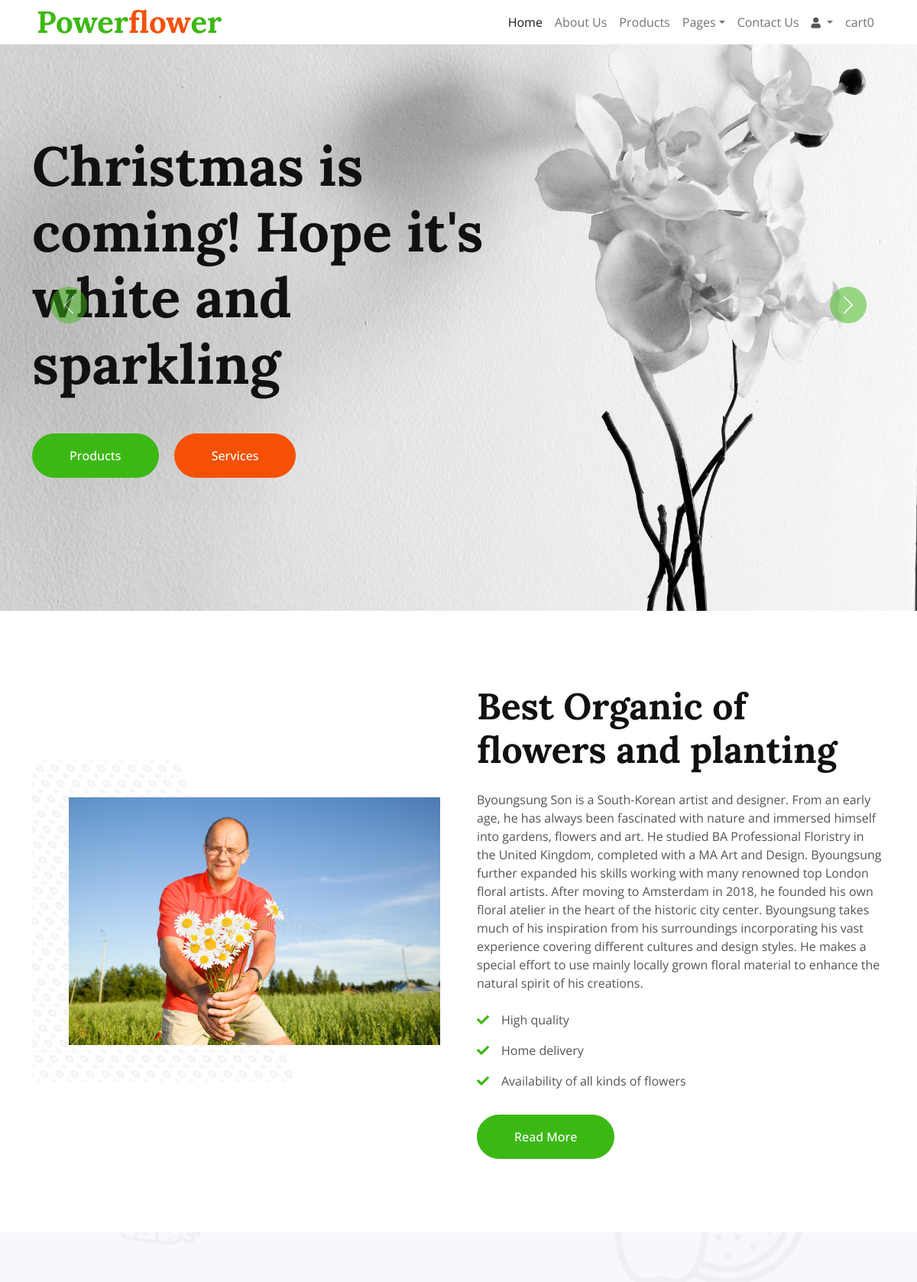
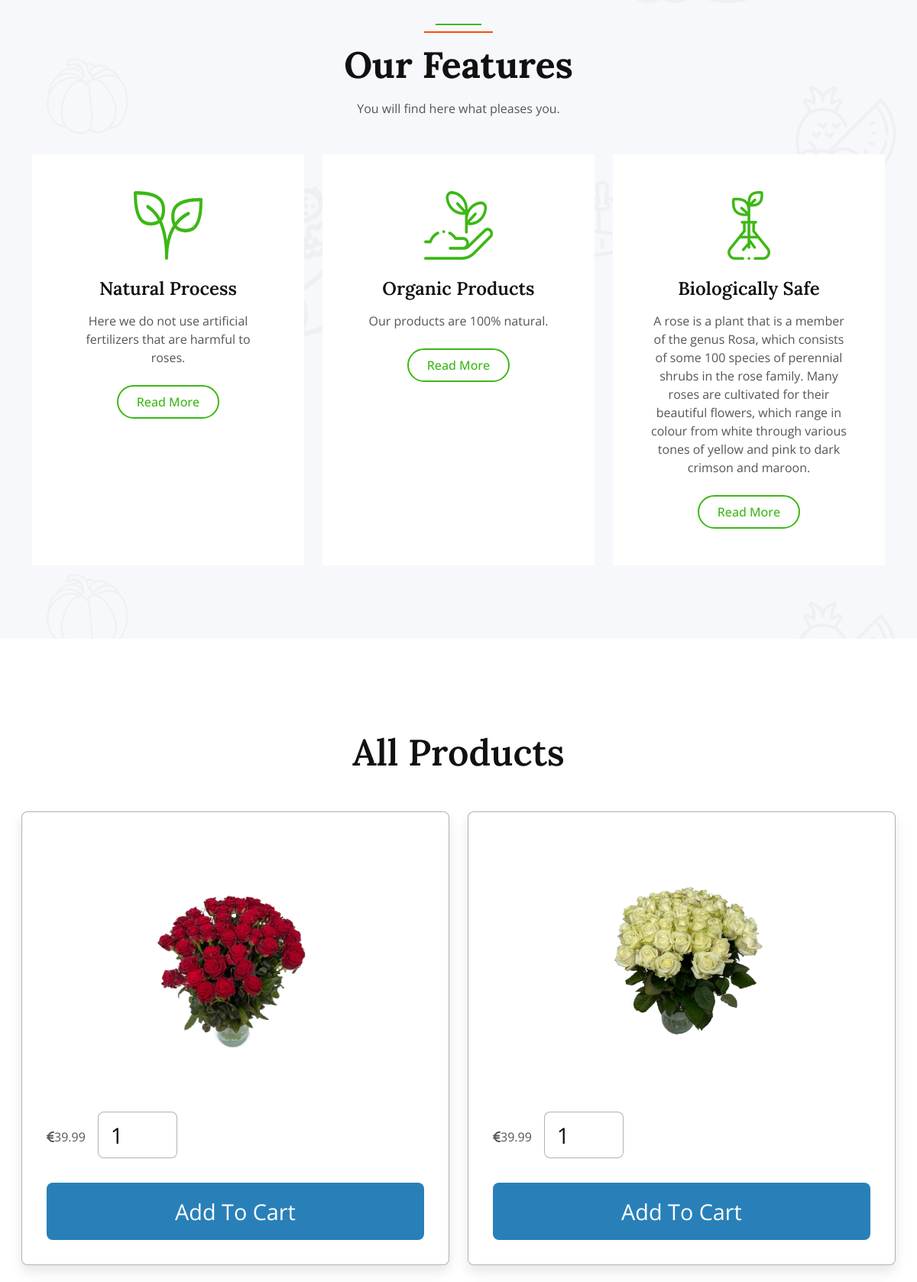
The page / (upper part) on the database its author committed (2 pictures, top to bottom).
### tables this page shows
CREATE TABLE `postproducer` (
  `id` int(11) NOT NULL,
  `FlowerBrand` int(11) NOT NULL,
  `BrandName` varchar(120) NOT NULL,
  `FlowerOverview` longtext NOT NULL,
  `Price` decimal(10,2) NOT NULL,
  `aantal` int(11) NOT NULL,
  `Vimage1` varchar(120) NOT NULL DEFAULT '',
  `UpdationDate` timestamp NULL DEFAULT NULL ON UPDATE current_timestamp()
);

### index.php (the view, shortened to what this page needs)
<?php
include('includes/config.php');
?>
<!DOCTYPE html>
<html lang="en">
<head>
    <link rel="stylesheet" href="https://cdnjs.cloudflare.com/ajax/libs/font-awesome/6.2.1/css/all.min.css" />
    <link href="https://cdnjs.cloudflare.com/ajax/libs/font-awesome/5.10.0/css/all.min.css" rel="stylesheet">
    <link href="https://cdn.jsdelivr.net/npm/bootstrap-icons@1.4.1/font/bootstrap-icons.css" rel="stylesheet">
    <link href="assets/lib/animate/animate.min.css" rel="stylesheet">
    <link href="assets/lib/owlcarousel/assets/owl.carousel.min.css" rel="stylesheet">
    <link href="assets/css/bootstrap.min.css" rel="stylesheet">
    <link href="./assets/css/style.css" rel="stylesheet">
</head>
<body>
        <?php include('includes/header.php'); ?>
    <div class="container-fluid p-0 mb-5 wow fadeIn" data-wow-delay="0.1s">
        <div id="header-carousel" class="carousel slide" data-bs-ride="carousel">
            <div class="carousel-inner">
                <div class="carousel-item active">
                    <img class="w-100" src="assets/img/carousel-1.jpg" alt="Image">
                    <div class="carousel-caption">
                        <div class="container">
                            <div class="row justify-content-start">
                                <div class="col-lg-7">
                                    <h1 class="display-2 mb-5 animated slideInDown">Christmas
                                        is coming!
                                        Hope it's white
                                        and sparkling</h1>
                                    <a href="product.php" class="btn btn-primary rounded-pill py-sm-3 px-sm-5">Products</a>
                                    <a href="" class="btn btn-secondary rounded-pill py-sm-3 px-sm-5 ms-3">Services</a>
                                </div>
                            </div>
                        </div>
                    </div>
                </div>
            </div>
            <button class="carousel-control-prev" type="button" data-bs-target="#header-carousel"
                data-bs-slide="prev">
                <span class="carousel-control-prev-icon" aria-hidden="true"></span>
            </button>
            <button class="carousel-control-next" type="button" data-bs-target="#header-carousel"
                data-bs-slide="next">
                <span class="carousel-control-next-icon" aria-hidden="true"></span>
            </button>
        </div>
    </div>
    <div class="container-xxl py-5">
        <div class="container">
            <div class="row g-5 align-items-center">
                <div class="col-lg-6 wow fadeIn" data-wow-delay="0.1s">
                    <div class="about-img position-relative overflow-hidden p-5 pe-0">
                        <img class="img-fluid w-100" src="assets/img/about.jpg" alt="">
                    </div>
                </div>
                <div class="col-lg-6 wow fadeIn" data-wow-delay="0.5s">
                    <h1 class="display-5 mb-4">Best Organic of flowers and planting</h1>
                    <p class="mb-4">Byoungsung Son is a South-Korean artist and designer. From an early age, he has always been fascinated with nature and immersed himself into gardens, flowers  and art. He studied BA Professional Floristry in the United Kingdom, completed with a MA Art and Design. Byoungsung further expanded his skills working with many renowned top London floral artists.
                        After moving to Amsterdam in 2018,  he founded his own floral atelier in the heart of the historic city center.
                        Byoungsung takes much of his inspiration from his surroundings incorporating his vast experience covering different cultures  and design styles.  He makes a special effort to use mainly locally grown floral material to enhance the natural spirit of his creations.</p>
                    <p><i class="fa fa-check text-primary me-3"></i>High quality</p>
                    <p><i class="fa fa-check text-primary me-3"></i>Home delivery</p>
                    <p><i class="fa fa-check text-primary me-3"></i>Availability of all kinds of flowers</p>
                    <a class="btn btn-primary rounded-pill py-3 px-5 mt-3" href="">Read More</a>
                </div>
            </div>
        </div>
    </div>
    <div class="container-fluid bg-light bg-icon my-5 py-6">
        <div class="container">
            <div class="section-header text-center mx-auto mb-5 wow fadeInUp" data-wow-delay="0.1s" style="max-width: 500px;">
                <h1 class="display-5 mb-3">Our Features</h1>
                <p>You will find here what pleases you.</p>
            </div>
            <div class="row g-4">
                <div class="col-lg-4 col-md-6 wow fadeInUp" data-wow-delay="0.1s">
                    <div class="bg-white text-center h-100 p-4 p-xl-5">
                        <img class="img-fluid mb-4" src="assets/img/icon-1.png" alt="">
                        <h4 class="mb-3">Natural Process</h4>
                        <p class="mb-4">Here we do not use artificial fertilizers that are harmful to roses.</p>
                        <a class="btn btn-outline-primary border-2 py-2 px-4 rounded-pill" href="">Read More</a>
                    </div>
                </div>
                <div class="col-lg-4 col-md-6 wow fadeInUp" data-wow-delay="0.3s">
                    <div class="bg-white text-center h-100 p-4 p-xl-5">
                        <img class="img-fluid mb-4" src="assets/img/icon-2.png" alt="">
                        <h4 class="mb-3">Organic Products</h4>
                        <p class="mb-4">Our products are 100% natural.</p>
                        <a class="btn btn-outline-primary border-2 py-2 px-4 rounded-pill" href="">Read More</a>
                    </div>
                </div>
                <div class="col-lg-4 col-md-6 wow fadeInUp" data-wow-delay="0.5s">
                    <div class="bg-white text-center h-100 p-4 p-xl-5">
                        <img class="img-fluid mb-4" src="assets/img/icon-3.png" alt="">
                        <h4 class="mb-3">Biologically Safe</h4>
                        <p class="mb-4">A rose is a plant that is a member of the genus Rosa, which consists of some 100 species of perennial shrubs in the rose family. Many roses are cultivated for their beautiful flowers, which range in colour from white through various tones of yellow and pink to dark crimson and maroon.</p>
                        <a class="btn btn-outline-primary border-2 py-2 px-4 rounded-pill" href="">Read More</a>
                    </div>
                </div>
            </div>
        </div>
    </div>
    <section class="products">
        <h1 class="heading">all products</h1>
        <div class="box-container">
            <?php
            $select_products = $dbh->prepare("SELECT * FROM postproducer");
            $select_products->execute();
            if($select_products->rowCount() > 0){
                while($fetch_prodcut = $select_products->fetch(PDO::FETCH_ASSOC)){
            ?>
            <form action="" method="POST" class="box">
                <img src="uploaded_files/<?= $fetch_prodcut['Vimage1']; ?>" class="image" alt="" />
                <div class="flex">
                    <p class="Price">
                        <i class="fa-solid fa-euro-sign"></i><?= $fetch_prodcut['Price'] ?>
                    </p>
                    <input type="number" name="qty" required min="1" value="1" max="99" maxlength="2" class="qty" />
                </div>
                <?php if($_SESSION['login'])
                      {?>
                <input type="submit" name="add_to_cart" value="add to cart" class="btnn" />
                <?php } else { ?>
                <a type="submit" href="#loginform" name="add_to_cart" onclick="myFunction()" value="add to cart" class="btnn">add to cart</a>
                <?php } ?>
            </form>
            <?php
                }
            }else{
                echo '<p class="empty">no products found!</p>';
            }
            ?>
        </div>
    </section>
</body>
</html>

### assets/css/style.css (style rules this page uses)
:root { --primary: #3CB815; --secondary: #F65005; --light: #F7F8FC; --dark: #111111; --main-color: #2980b9; --red: #e74c3c; --orange: #f39c12; --light-color: #666; --light-bg: #eee; --white: #fff; --black: #2c3e50; --border: .1rem solid rgba(0,0,0,.3); --box-shodow: 0 .5rem 1rem rgba(0,0,0,.1); }
.py-6 { padding-top: 6rem; padding-bottom: 6rem; }
.bg-icon { background: url(../img/bg-icon.png) center center repeat; background-size: contain; }
.btn { font-weight: 500; transition: .5s; }
.btn.btn-primary, .btn.btn-secondary, .btn.btn-outline-primary:hover, .btn.btn-outline-secondary:hover { color: #FFFFFF; }
a { color: rgb(0, 0, 0); text-decoration: none; }
.carousel-caption { top: 0; left: 0; right: 0; bottom: 0; display: flex; align-items: center; justify-content: center; text-align: start; z-index: 1; }
.carousel-control-prev, .carousel-control-next { width: 15%; }
.carousel-control-prev-icon, .carousel-control-next-icon { width: 3rem; height: 3rem; background-color: var(--primary); border: 10px solid var(--primary); border-radius: 3rem; }
.section-header { position: relative; padding-top: 25px; }
.section-header::before { position: absolute; content: ""; width: 60px; height: 2px; top: 0; left: 50%; transform: translateX(-50%); background: var(--primary); }
.section-header::after { position: absolute; content: ""; width: 90px; height: 2px; top: 10px; left: 50%; transform: translateX(-50%); background: var(--secondary); }
.about-img img { position: relative; z-index: 2; }
.about-img::before { position: absolute; content: ""; top: 0; left: -50%; width: 100%; height: 100%; background-image: -webkit-repeating-radial-gradient(#FFFFFF, #EEEEEE 5px, transparent 5px, transparent 10px); background-image: -moz-repeating-radial-gradient(#FFFFFF, #EEEEEE 5px, transparent 5px, transparent 10px); background-image: -ms-repeating-radial-gradient(#FFFFFF, #EEEEEE 5px, transparent 5px, transparent 10px); background-image: -o-repeating-radial-gradient(#FFFFFF, #EEEEEE 5px, transparent 5px, transparent 10px); background-image: repeating-radial-gradient(#FFFFFF, #EEEEEE 5px, transparent 5px, transparent 10px); background-size: 20px 20px; transform: skew(20deg); z-index: 1; }
.products .box-container { display: grid; grid-template-columns: repeat(auto-fit, 35rem); align-items: flex-start; justify-content: center; gap: 1.5rem; }
.heading { margin-top: 10%; text-align: center; padding-bottom: 2.5rem; font-size: 3rem; color: var(--dark); text-transform: capitalize; }
.products .box-container .box { border: var(--border); box-shadow: var(--box-shodow); background-color: var(--white); padding: 2rem; border-radius: .5rem; }
.products .box-container .box .image { height: 20rem; width: 100%; object-fit: contain; margin-bottom: 2rem; }
.products .box-container .box .flex { padding-bottom: 1rem; display: flex; gap: 1rem; align-items: flex-end; }
.products .box-container .box .flex .qty { border: var(--border); border-radius: .5rem; padding: .5rem 1rem; width: 6.5rem; font-size: 1.8rem; color: var(--dark); }
.btnn, .delete-btn { display: block; text-align: center; width: 100%; margin-top: 1rem; padding: 1rem 3rem; color: var(--white); cursor: pointer; font-size: 1.8rem; text-transform: capitalize; border-radius: .5rem; }
.btnn { background-color: var(--main-color); }

### rows shown on the page
postproducer: Vimage1 (picture), Price "39.99"
postproducer: Vimage1 (picture), Price "39.99"

### other values the page prints
$total_cart_items "0"
